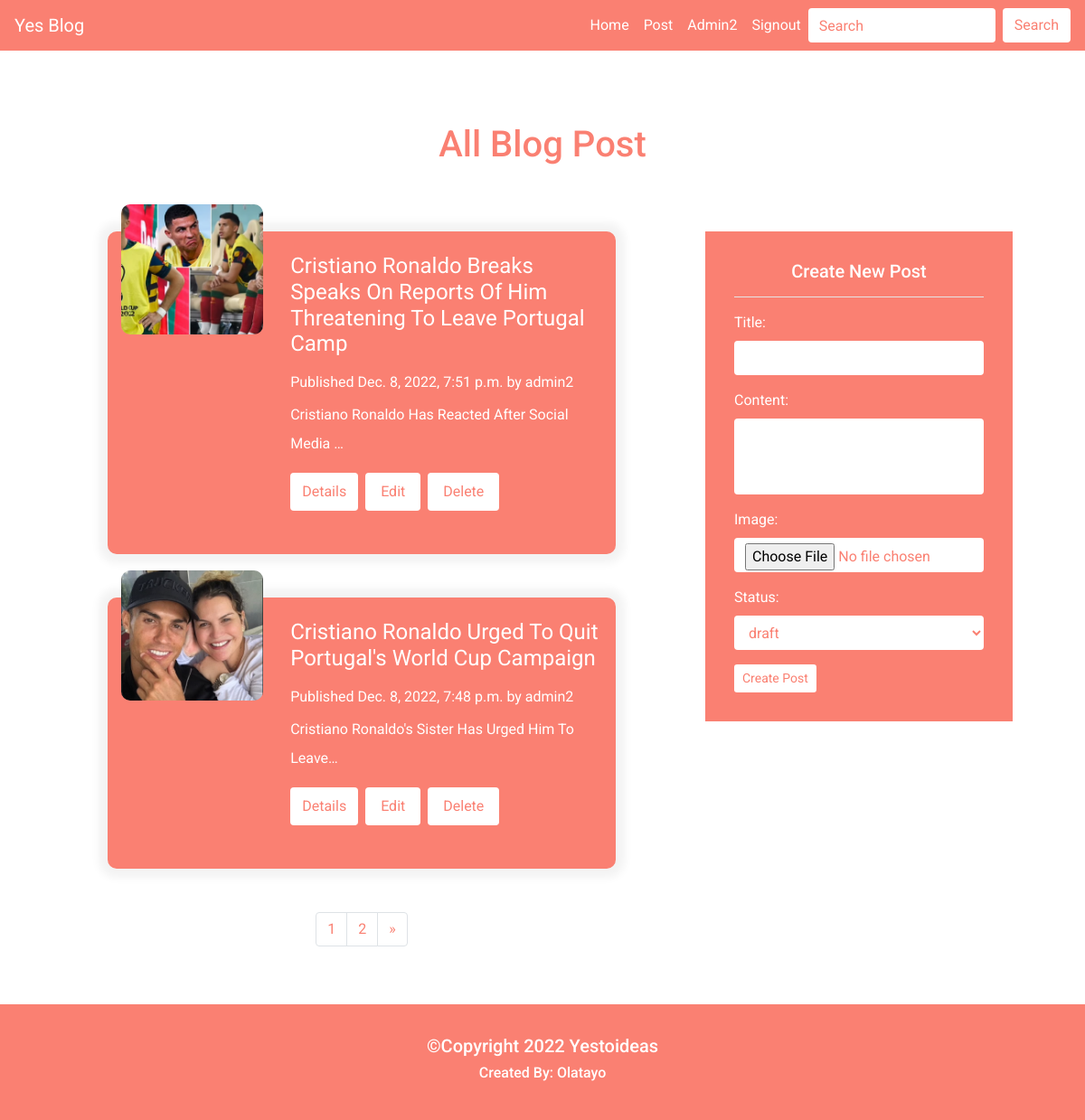
The app's page /allpost (signed in) with its own data.
### blog/models.py (models this page shows, shortened)
class Post(models.Model):
    author = models.ForeignKey(User, on_delete= models.CASCADE)
    title = models.CharField(max_length=200, unique=True, blank=True, null=True)
    slug = models.SlugField(max_length=200, unique=True)
    image = models.ImageField(upload_to='post_image/%Y/%m/%d/', default='img.jpg', blank=True, null=True)
    content = models.TextField(blank=True, null=True)
    date_created = models.DateTimeField(auto_now_add=True)
    date_updated = models.DateTimeField(auto_now= True)
    status = models.CharField(max_length=200, choices=STATUS, default='draft', blank=True, null=True)
    class Meta:
        ordering = ['-date_created']

### blog/views.py (the view)
# urls.py: path('allpost', views.allpost, name='allpost'),
@login_required(login_url='adminsignin')
def allpost(request):
    form = PostForm()
    post = Post.objects.filter(status='publish').order_by('-date_created')
    paginator = Paginator(post, 2)
    page= request.GET.get('page')
    paged = paginator.get_page(page)
    context ={
        'post': paged,
        'form': form,
    }
    return render(request, 'allpost.html', context)

### blog/forms.py
class PostForm(forms.ModelForm):
    class Meta:
        model = Post
        fields = ('title', 'content', 'image', 'status')
        widgets ={
            'title': forms.TextInput(attrs={'class': 'form-control'}),
            'content': forms.Textarea(attrs={'class': 'form-control', 'cols':10, 'rows':3}),
            'image': forms.FileInput(attrs={'class': 'form-control'}),
            'status': forms.Select(attrs={'class': 'form-control'}),
        }

### blog/templates/allpost.html (shortened to what this page needs)
{% extends 'base.html' %}
{% block content %}
{% if request.user.is_authenticated %}
    <div class="container bhome">
        <h1>All Blog Post</h1>
    </div>
    <div class="container-fluid mb-5">
        <div class="row justify-content-center gy-5">
            <div class="col-10 col-md-7">
                {% for item in post %}
                    <div class="row powert  justify-content-center mb-5 mt-3">
                        <div class="col-sm-12 col-mm-12 col-lg-4">
                            <div class="myimg">
                                <img src="{{ item.image.url}}" style="width:15rem;height:9rem" class="img-fluid">
                            </div>
                        </div>
                        <div class="col-10 col-md-12 col-lg-8">
                            <div class="mytitile mb-3 pt-4">
                                <h2>{{item.title}}</h2>
                            </div>
                            <div class="mydate mb-2">
                                <span>Published {{item.date_created}}</span>
                                <span>by {{item.author}}</span>
                            </div>
                            <div class="details mb-2">
                                <p>
                                    {{item.content|safe|striptags|truncatechars:50}}
                                </p>
                            </div>
                            <div class="readmore mb-2 d-flex mb-5">
                                <button class="btn mr-2 mybtn"><a href="{% url 'detail' item.slug %}">Details</a></button>
                                <a href="{% url 'editpost' item.id %}" class="btn mr-2 mybtn2">Edit</a>
                                <form action="{% url 'deleteapost'  %}" method="POST">
                                    <button class="btn mybtn2">Delete</button>
                                </form>
                            </div>
                        </div>
                    </div>
                {% endfor %}
                {% block paginate %} {% include 'paginate.html' %} {% endblock paginate %}
            </div>
            <div class="col-10 col-md-4">
                {% include 'createpost.html' %}
            </div>
        </div>
    </div>
{% else %}
    <div class="restrict">
        <h3>Restricted Admin only</h3>
    </div>
{% endif %}
{% endblock content %}

### blog/templates/base.html (shortened to what this page needs)
<!doctype html>
<html lang="en">
{% load static %}
<head>
    <link rel="stylesheet" href="https://stackpath.bootstrapcdn.com/bootstrap/4.4.1/css/bootstrap.min.css">
    <link rel="stylesheet" href="{% static 'css/style.css' %}">
</head>
<body>
    <nav class="navbar navbar-expand-lg">
        <a class="navbar-brand" href="{% url 'index' %}">Yes Blog</a>
        <div class="collapse navbar-collapse" id="navbarSupportedContent">
            <ul class="navbar-nav ml-auto">
                <li class="nav-item active">
                    <a class="nav-link" href="{% url 'index' %}">Home <span class="sr-only">(current)</span></a>
                </li>
                <li class="nav-item">
                    <a class="nav-link" href="{% url 'allpost' %}">Post</a>
                </li>
                {% if request.user.is_authenticated %}
                    <li class="nav-item">
                        {% if request.user.username %}
                            <a class="nav-link" href="#">{{request.user.username|title}}</a>
                        {% endif %}
                    </li>
                    <li class="nav-item">
                        <a class="nav-link" href="{% url 'signout' %}">Signout</a>
                    </li>
                {% endif %}
            </ul>
            <form class="form-inline my-2 my-lg-0">
                <input class="form-control mr-sm-2" type="search" placeholder="Search" aria-label="Search">
                <button class="btn  my-2 my-sm-0" type="submit">Search</button>
            </form>
        </div>
    </nav>
    {% block content %} {% endblock content %}
    <div class="container-fluid myfooter">
        <div>
            <h5> &copy;Copyright 2022 Yestoideas</h5>
            <h6> Created By: Olatayo</h6>
        </div>
    </div>
</body>
</html>

### blog/static/css/style.css (style rules this page uses)
html { height: 100%; }
body { display: flex; flex-direction: column; min-height: 100%; font-family: 'Roboto', sans-serif; }
.navbar { background: salmon; }
.navbar-brand { color: #fff; }
#navbarSupportedContent a { color: #fff; }
.navbar form input[type="search"] { box-shadow: none; outline: none; border: none; color: salmon; }
.navbar form input[type="search"]::placeholder { color: salmon; }
.navbar form button { background: #fff; color: salmon; text-transform: capitalize; box-shadow: none; outline: none; }
.bhome { padding: 5rem 0 3rem; text-align: center; color: salmon; }
.powert { background: salmon; margin: 4% 8%; box-shadow: 0 0 10px 10px rgba(0, 0, 0, .05); border-radius: 10px; }
.myimg img { width: 80%; height: 50%; transform: translateY(-30px); object-fit: cover; border-radius: 10px; box-shadow: 0 0 8p 3px rgba(0, 0, 0, .3); }
.mydate span { color: #fff; }
.mytitile h2 { font-style: normal; font-weight: 400; text-transform: capitalize; color: #fff; font-size: 1.5rem; }
.details p { font-style: normal; line-height: 2; text-transform: capitalize; color: #fff; }
.mybtn2 { background: #fff; text-transform: capitalize; color: salmon; padding: .5rem 1rem; }
.mybtn { background: #fff; text-transform: capitalize; }
.mybtn a { color: salmon; text-decoration: none; text-transform: capitalize; }
.form-control { box-shadow: none; outline: none; border: none; color: salmon; resize: none; }
.form-control::placeholder { color: salmon; }
.form-group label { color: #fff; }
.form-group input { box-shadow: none; outline: none; border: none; color: salmon; }
.form-group input::placeholder { color: salmon; }
.myfooter { height: 15vh; background: salmon; display: flex; flex-direction: column; padding: 4rem 0; justify-content: center; text-align: center; font-weight: bolder; color: #fff; font-size: 20px; }

### records on screen
Post: image (picture), title "Cristiano Ronaldo Breaks Speaks On Reports Of Him Threatening To Leave Portugal Camp", date_created "Dec. 8, 2022, 7:51 p.m.", author "admin2", content "Cristiano Ronaldo Has Reacted After Social Media …"
Post: image (picture), title "Cristiano Ronaldo Urged To Quit Portugal's World Cup Campaign", date_created "Dec. 8, 2022, 7:48 p.m.", author "admin2", content "Cristiano Ronaldo's Sister Has Urged Him To Leave…"

### other values on screen
{{ request.user.username|title }} "Admin2"
{{ item }} "1"
{{ item }} "2"
